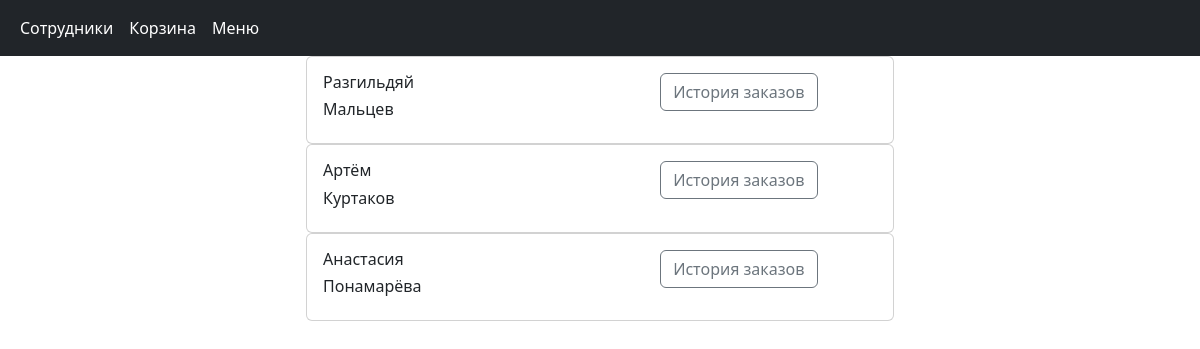
The app's page /show_workers/ with its own data.
### meals/models.py (models this page shows, shortened)
class Worker(models.Model):
    name = models.CharField(max_length=100, verbose_name="Имя")
    last_name = models.CharField(max_length=100, verbose_name="Фамилия")
    created_at = models.DateTimeField(auto_now_add=True, verbose_name="Время создания")
    update_at = models.DateTimeField(auto_now=True, verbose_name="Время обновления")
    class Meta:
        verbose_name = 'Сотрудник'
        verbose_name_plural = 'сотрудники'

### meals/views.py (the view)
# urls.py: path('show_workers/', ShowWorker.as_view(), name='show_workers'),
class ShowWorker(ListView):
    model = Worker
    template_name = 'meals/show_workers.html'  # путь к шаблону
    context_object_name = 'workers'

### meals/templates/meals/show_workers.html
{% extends 'meals/base.html' %}
{% block content %}
    {% for w in workers %}
        <div class="card">
            <div class="card-body">
                <div class="row">
                    <div class="col-4">
                        <p class="h6">{{ w.name }}</p>
                        <p class="h6">{{ w.last_name }}</p>
                    </div>
                    <div class="col-3">
                    </div>
                        <div class="col-4">
                        <a href="{% url 'histore_order' w.id %}" class="btn btn-outline-secondary">История заказов</a>
                    </div>
                </div>
            </div>
        </div>
    {% endfor %}
{% endblock %}

### records on screen
Worker: name "Рaзгильдяй", last_name "Мальцев"
Worker: name "Артём", last_name "Куртаков"
Worker: name "Анастасия", last_name "Понамарёва"
